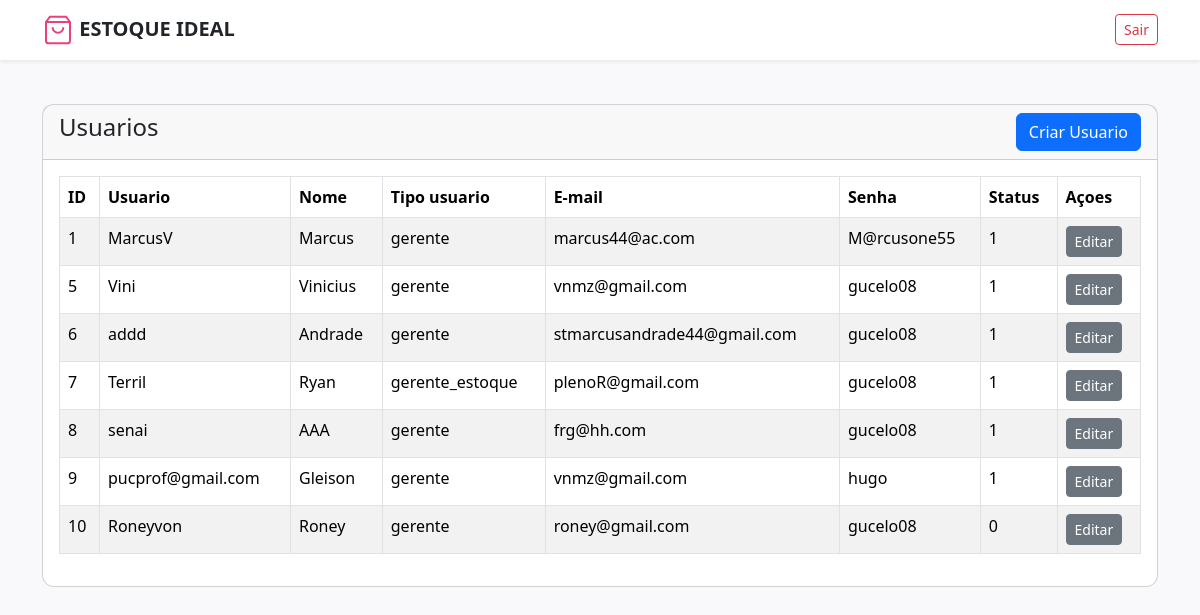
Page /pages/usuarios.php (signed in) on the earlier database version.
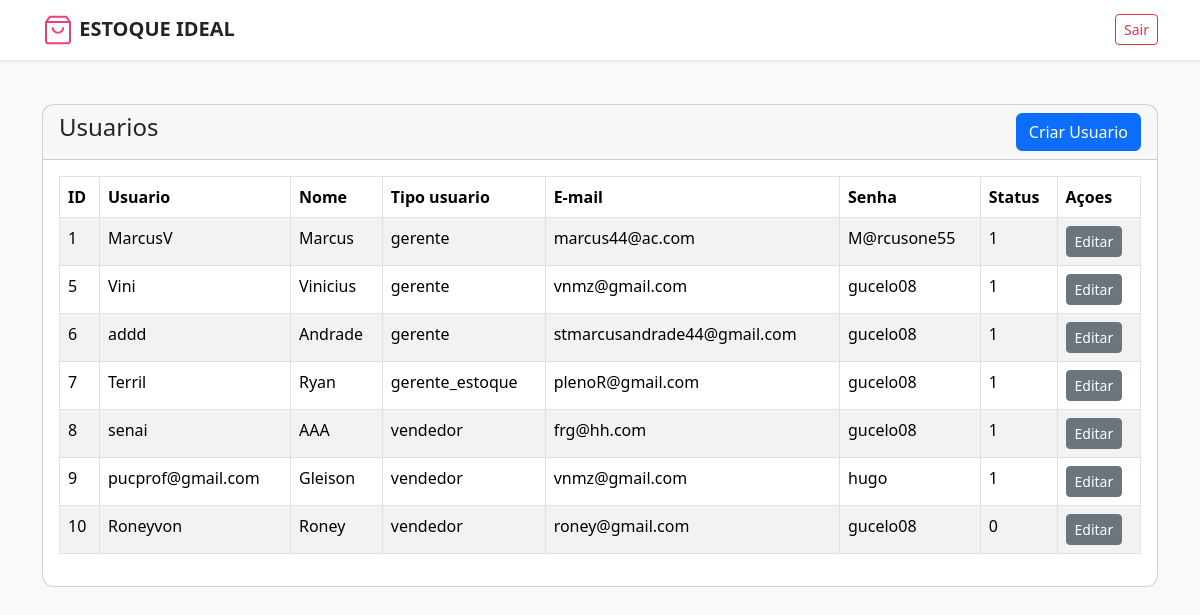
Same page on the later database version.
### tables this page shows
CREATE TABLE `usuarios` (
  `id` int(11) NOT NULL,
  `nome` varchar(255) NOT NULL,
  `usuario` varchar(50) NOT NULL,
  `tipo_usuario` varchar(100) NOT NULL,
  `senha` varchar(255) NOT NULL,
  `email` varchar(100) NOT NULL,
  `data_cadastro` datetime NOT NULL,
  `data_atualizacao` datetime NOT NULL,
  `status` int(1) NOT NULL
);

### crud/pesquisa_usuarios.php (called while the page is built)
<?php
class pesquisa{
    function buscarUsuarios($conn, $id = null){
        $lista = array();
        if($id != null){
            $sql = "SELECT * FROM usuarios WHERE id = '$id'";
        } else {
            $sql = "SELECT * FROM usuarios";
        }
        $resultado = mysqli_query($conn, $sql);
        if($resultado){
            while ($row = mysqli_fetch_assoc($resultado)){
                array_push($lista, $row);
            };
        }
        return $lista;
    }
}
?>

### pages/usuarios.php (the view, shortened to what this page needs)
<?php
require('../crud/conexao_DB.php');
include('../crud/pesquisa_usuarios.php');
$listaUsuario = new pesquisa;
$buscarUsuarios = $listaUsuario->buscarUsuarios($conn);
?>
<!DOCTYPE html>
<html lang="pt-br">
<head>
    <link href="https://cdn.jsdelivr.net/npm/bootstrap@5.3.5/dist/css/bootstrap.min.css" rel="stylesheet">
    <link rel="stylesheet" href="../css/style_geral.css">
</head>
<body>
    <?php include('../assets/navbar/navbar.php');  ?>
    <div class="container mt-4">
        <div class="row">
            <div class="col-md-12">
                <div class="card">
                    <div class="card-header">
                        <h4> Usuarios
                            <a href="criar_usuario.php" class="btn btn-primary float-end"> Criar Usuario</a>
                        </h4>
    </div>
    <div class="card-body">
        <table class="table table-bordered table-striped">
            <thead>
                <tr>
                    <th>ID</th>
                     <th>Usuario</th>
                     <th>Nome</th>
                     <th>Tipo usuario</th>
                     <th>E-mail</th>
                     <th>Senha</th>
                     <th>Status</th>
                     <th>Açoes</th>
                    </tr>
            </thead>
            <tbody>
                <?php
               foreach($buscarUsuarios as $row):
                    ?>
                <tr>
                    <td> <?= $row['id']?> </td>
                    <td><?= $row['usuario']?></td>
                    <td><?= $row['nome']?></td>
                    <td><?= $row['tipo_usuario']?></td>
                    <td><?= $row['email']?></td>
                    <td><?= $row['senha']?></td>
                    <td><?= $row['status']?></td>
                    <td>
                        <a href="editarOusuario.php?id=<?= $row['id'] ?>" class="btn btn-secondary btn-sm">Editar</a>
                    </td>
                </tr>
                <?php
                endforeach
                ?>
            </tbody>
        </table>
                   </div>
                </div>
            </div>
        </div>
    </div>
</body>
</html>

Differences in the rows shown:
changed usuarios "senai": tipo_usuario "gerente" → "vendedor"
changed usuarios "pucprof@gmail.com": tipo_usuario "gerente" → "vendedor"
changed usuarios "Roneyvon": tipo_usuario "gerente" → "vendedor"
